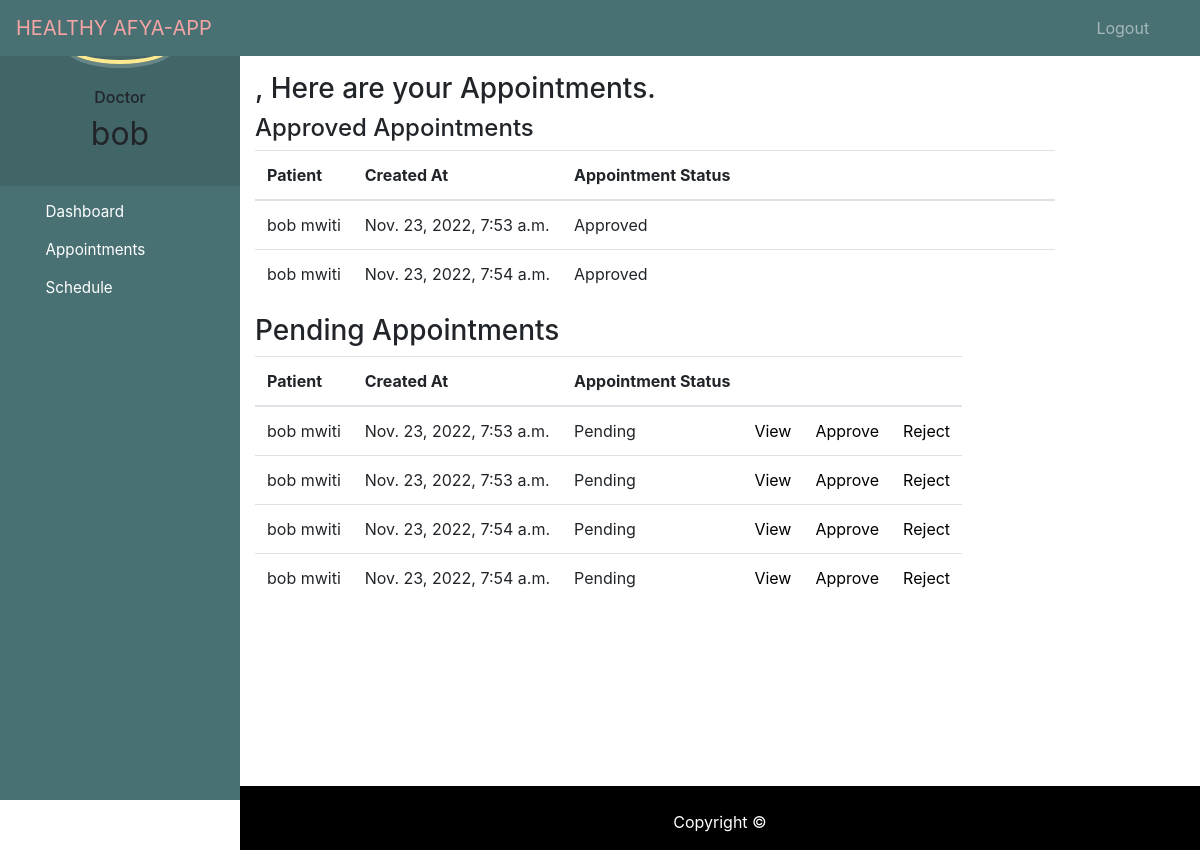
/view_appointments/ (signed in), run on the app's committed database.
### bookingapp/models.py (models this page shows, shortened)
class Appointment(models.Model):
    PENDING = 'Pending'
    APPROVED = 'Approved'
    REJECTED = 'Rejected'
    COMPLETED = 'Completed'
    CANCELLED = 'Cancelled'
    STATUS_CHOICES = [
        (PENDING, 'Pending'),
        (APPROVED, 'Approved'),
        (REJECTED, 'Rejected'),
        (COMPLETED, 'Completed'),
        (CANCELLED, 'Cancelled'),
    ]
    created_at = models.DateTimeField(auto_now_add=True)
    symptoms = models.TextField(null=True)
    appointment_date = models.DateField(null=True)
    status = models.CharField(max_length=255, choices=STATUS_CHOICES, default=PENDING)
    doctor = models.ForeignKey(Doctor, on_delete=models.CASCADE, related_name='doctor_info')
    user = models.ForeignKey(User, on_delete=models.CASCADE, related_name = 'user_info')

### bookingapp/views.py (the view)
# urls.py: path('view_appointments/', views.view_appointments, name='view-appointments'),
@login_required(login_url='/members/login_user/')
def view_appointments(request):
    user_status = User.objects.get(pk =request.user.pk)
    pending_appointments = Appointment.objects.filter(user=user_status , status='Pending')
    approved_appointments = Appointment.objects.filter(user=user_status , status='Approved')
    rejected_appointments = Appointment.objects.filter(user=user_status , status='Rejected')
    context = {
        'pending_appointments': pending_appointments,
        'approved_appointments': approved_appointments,
        'rejected_appointments': rejected_appointments,
        }
    return render(request, 'doctor/appointments.html', context=context)

### bookingapp/templates/doctor/appointments.html (shortened to what this page needs)
{% extends 'doctor/base.html' %}
{% block content %}
<!DOCTYPE html>
<html lang="en">
<head>
</head>
<body>
    <br>
    <section class="page--section">
        <div class="container">
            <h3 class="page--header">{{ doctor }}, Here are your Appointments.</h3>
        </div>
        <div class="container table">
            <h4 class="table--titles">Approved Appointments</h4>
            <table class="t--style">
                <thead>
                    <tr>
                        <th>Patient</th>
                        <th>Created At</th>
                        <th>Appointment Status</th>
                        <th> </th>
                        <th> </th>
                        <th> </th>
                        <th> </th>
                    </tr>
                </thead>
                <tbody>
                    {% for appointment in approved_appointments %}
                    <tr>
                        <td class="td-normal">{{appointment.user.first_name}} {{appointment.user.last_name}}</td>
                        <td class="td-normal">{{appointment.created_at}}</td>
                        <td class="td-normal">{{appointment.status}}</td>
                        <td class="link-align"><a href="" class="btn--full">View</a></td>
                        <td class="link-align"><a href="" class="btn--confirm">Complete</a></td>
                        <td class="link-align"><a href="" class="btn--update">Update</a></td>
                        <td class="link-align"><a href="" class="btn--cancel">Cancel</a></td>
                    </tr>
                    {% endfor %}
                </tbody>
            </table>
        </div>
        <div class="container table">
            <h3 class="table--titles">Pending Appointments</h3>
            <table class="t--style">
                <thead>
                    <tr>
                        <th>Patient</th>
                        <th>Created At</th>
                        <th>Appointment Status</th>
                        <th> </th>
                        <th> </th>
                        <th> </th>
                    </tr>
                </thead>
                <tbody>
                    {% for appointment in pending_appointments %}
                    <tr>
                        <td class="td-normal">{{appointment.user.first_name}} {{appointment.user.last_name}}</td>
                        <td class="td-normal">{{appointment.created_at}}</td>
                        <td class="td-normal">{{appointment.status}}</td>
                        <td class="link-align"><a href="" class=" btn-25 btn--full">View</a></td>
                        <td class="link-align"><a href="" class=" btn-25 btn--confirm">Approve</a></td>
                        <td class="link-align"><a href="" class="btn-25 btn--cancel">Reject</a></td>
                    </tr>
                    {% endfor %}
                </tbody>
            </table>
        </div>
    </section>
</body>
</html>
{% endblock %}

### bookingapp/templates/doctor/base.html (shortened to what this page needs)
<!DOCTYPE html>
{% load static %}
<html lang="en">
<head>
  <link rel="stylesheet" href="https://stackpath.bootstrapcdn.com/bootstrap/4.3.1/css/bootstrap.min.css">
  <link rel="stylesheet" href="https://maxcdn.bootstrapcdn.com/font-awesome/4.7.0/css/font-awesome.min.css">
</head>
<body>
  <nav class="menu" tabindex="0">
    <header class="avatar">
      <br><br>
      <h6>Doctor</h6>
      <h2>{{request.user.first_name}}</h2>
    </header>
    <ul>
      <li tabindex="0" class="icon-dashboard"> <a style="color:white; text-decoration:none;" href="{% url 'doctor-dashboard' %}"><span>Dashboard</span></a> </li>
      <li tabindex="0" class="icon-users"> <a style="color:white; text-decoration:none;" href="{% url 'patient-appointments' %}"><span>Appointments</span></a></li>
      <li tabindex="0" class="icon-calendar"> <a style="color:white; text-decoration:none;" href="{% url 'doctor-schedule' %}"><span>Schedule</span></a></li>
    </ul>
  </nav>
  <main>
    <div class="bs-example">
      <nav class="navbar navbar-expand-md  navbar-dark fixed-top" style="background:#497174;">
        <a href="#" class="navbar-brand" style="color:#F7A4A4;" >HEALTHY AFYA-APP</a>
        <div class="collapse navbar-collapse justify-content-between" id="navbarCollapse">
          <div class="navbar-nav" style=" margin-left: 90%;">
            <a href="{% url 'logout' %}" class="nav-item nav-link">Logout</a>
          </div>
        </div>
      </nav>
    </div>
    <br><br>
    {% block content %}
    {% endblock content %}
    <br><br><br><br><br><br><br>
    <footer>
      <br>
      <div class="container">
        <div class="row">
          <div class="col-md-12 col-sm-12">
            <div style="color:#ffffff;" class="wow fadeInUp footer-copyright">
              <p>
                Copyright &copy;</p>
            </div>
          </div>
        </div>
      </div>
    </footer>
  </main>
</body>
</html>

### bookingapp/templates/doctor/base.html (style rules this page uses)
a:link { text-decoration: none; }
a { color: white; }
footer { padding: 0px 0px 0px 0px; background-color: black; margin: 0px; }
p { text-align: center; }
body { padding-left: 240px; }
main { position: relative; height: 100vh; }
.menu { background: #497174; height: 100vh; width: 240px; position: fixed; top: 0px; left: 0; z-index: 5; outline: none; }
.menu .avatar { background: rgba(0, 0, 0, 0.1); padding: 2em 0.5em; text-align: center; }
.menu .avatar h2 { font-weight: normal; margin-bottom: 0; }
.menu ul { list-style: none; padding: 0.5em 0; margin: 0; }
.menu ul li { padding: 0.5em 1em 0.5em 3em; font-size: 0.95em; font-weight: regular; background-repeat: no-repeat; background-position: left 15px center; background-size: auto 20px; transition: all 0.15s linear; cursor: pointer; }
.menu ul li.icon-dashboard { background-image: url("http://www.entypo.com/images//gauge.svg"); }
.menu ul li.icon-users { background-image: url("http://www.entypo.com/images//users.svg"); }
.menu ul li.icon-calendar { background-image: url("http://www.entypo.com/images//calendar.svg"); }

### bookingapp/templates/doctor/appointments.html (style rules this page uses)
.btn-25 { color: black; }

### data on the page
Appointment: user.first_name "bob", user.last_name "mwiti", created_at "Nov. 23, 2022, 7:53 a.m.", status "Approved"
Appointment: user.first_name "bob", user.last_name "mwiti", created_at "Nov. 23, 2022, 7:54 a.m.", status "Approved"
Appointment: user.first_name "bob", user.last_name "mwiti", created_at "Nov. 23, 2022, 7:53 a.m.", status "Pending"
Appointment: user.first_name "bob", user.last_name "mwiti", created_at "Nov. 23, 2022, 7:53 a.m.", status "Pending"
Appointment: user.first_name "bob", user.last_name "mwiti", created_at "Nov. 23, 2022, 7:54 a.m.", status "Pending"
Appointment: user.first_name "bob", user.last_name "mwiti", created_at "Nov. 23, 2022, 7:54 a.m.", status "Pending"

### other printed values
{{ request.user.first_name }} "bob"
